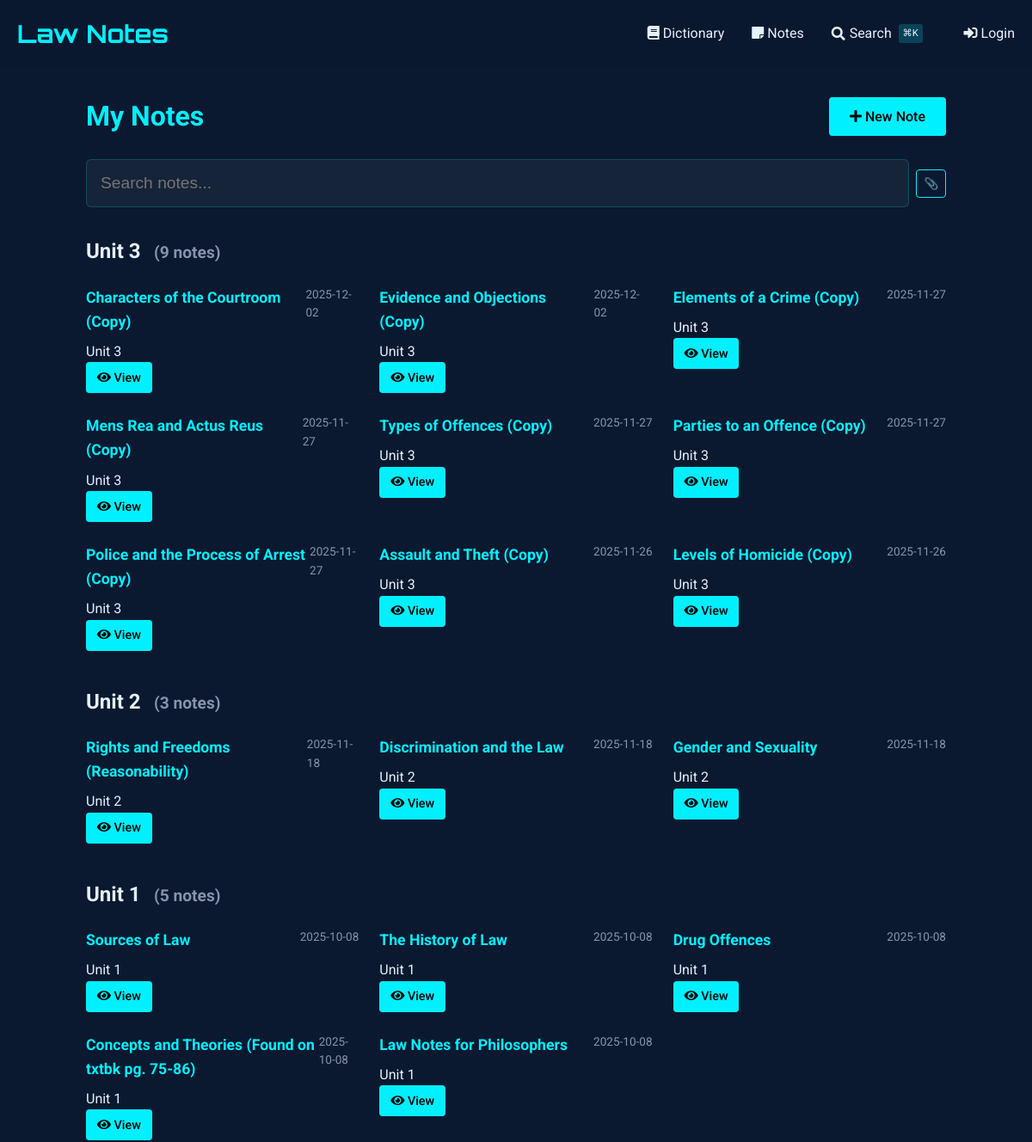
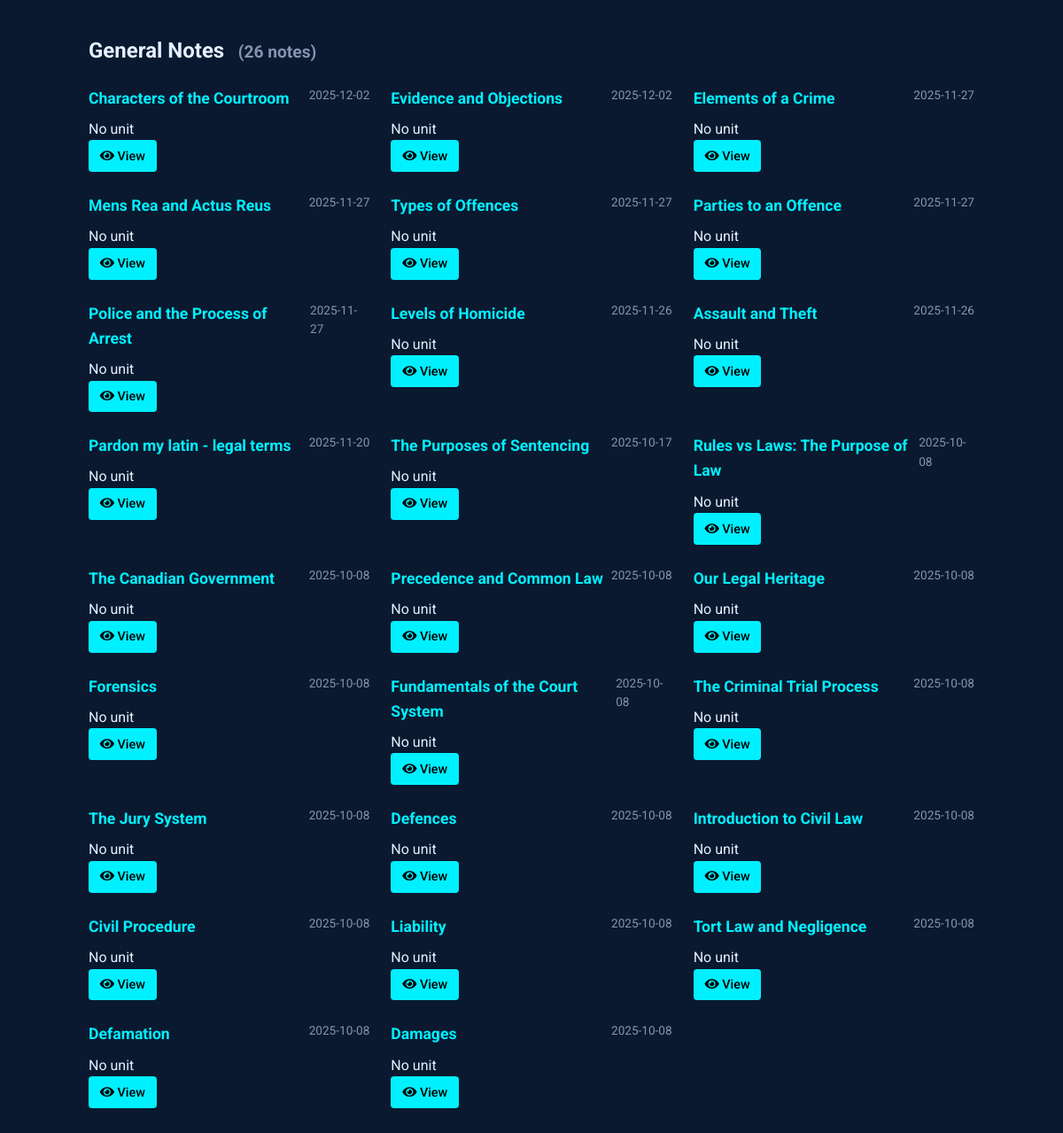
The app's page /notes with its own data (2 pictures, top to bottom).
### tables this page shows
CREATE TABLE notes (
    id INTEGER PRIMARY KEY AUTOINCREMENT,
    title TEXT NOT NULL,                -- short title for the note
    content TEXT NOT NULL,              -- the full note text
    unit_number INTEGER,                -- optional: to group with course units
    tags TEXT,                          -- comma-separated or JSON for filtering/search
    related_entries TEXT,               -- store glossary ids (e.g., "1,4,5") for cross-linking
    created_at TIMESTAMP DEFAULT CURRENT_TIMESTAMP,
    last_updated TIMESTAMP DEFAULT CURRENT_TIMESTAMP,
    views INTEGER DEFAULT 0,            -- track popularity
    is_favorite BOOLEAN DEFAULT 0,      -- quick flag for starred notes
    comments TEXT                       -- optional: your own thoughts or annotations
, has_worksheet BOOLEAN DEFAULT 0);

### notes_routes.py (the view)
@notes_bp.route('')
def index():
    db = SQL("sqlite:///notes.db")
    notes = db.execute("""
        SELECT id, title, unit_number,
               strftime('%Y-%m-%d', created_at) as created_date,
               strftime('%Y-%m-%d', last_updated) as last_updated,
               is_favorite, has_worksheet
        FROM notes
        ORDER BY
            CASE WHEN unit_number = '' OR unit_number IS NULL THEN 1 ELSE 0 END,
            CAST(unit_number AS INTEGER) DESC,
            last_updated DESC
    """)
    notes_by_unit = {}
    for note in notes:
        unit = note.get('unit_number', 'Ungrouped')
        if unit not in notes_by_unit:
            notes_by_unit[unit] = []
        notes_by_unit[unit].append(note)
    return render_template('notes/index.html',
                         notes_by_unit=notes_by_unit)

### sql.py (called while the page is built)
def _enable_logging(f):
    import logging
    import functools
    import os
    @functools.wraps(f)
    def decorator(*args, **kwargs):
        try:
            import flask
        except ModuleNotFoundError:
            return f(*args, **kwargs)
        disabled = logging.getLogger("cs50").disabled
        if flask.current_app and os.getenv("FLASK_ENV") == "development":
            logging.getLogger("cs50").disabled = False
        try:
            return f(*args, **kwargs)
        finally:
            logging.getLogger("cs50").disabled = disabled
    return decorator

    def __del__(self):
        self._disconnect()

    def _disconnect(self):
        if hasattr(_data, self._name()):
            getattr(_data, self._name()).close()
            delattr(_data, self._name())

    def _name(self):
        return str(hash(self))

        def connect(dbapi_connection, connection_record):
            try:
                if isinstance(
                    dbapi_connection, sqlite3.Connection
                ):  # If back end is sqlite
                    cursor = dbapi_connection.cursor()
                    cursor.execute("PRAGMA foreign_keys=ON")
                    cursor.close()
            except:
                pass

### templates/notes/index.html (shortened to what this page needs)
{% extends "notes/base.html" %}
{% block content %}
<div class="container" style="max-width: 1000px; margin: 0 auto;">
    <div style="display: flex; justify-content: space-between; align-items: center; margin-bottom: 1.5rem;">
        <h1 style="color: var(--primary); margin: 0;">
            My Notes
        </h1>
        <a href="{{ url_for('notes.add_note') }}" class="btn" style="background: var(--primary); color: #000; text-decoration: none; white-space: nowrap;">
            <i class="fas fa-plus"></i> New Note
        </a>
    </div>
    <div class="search-container">
        <input type="text" id="noteSearch" class="search-input" placeholder="Search notes..." autocomplete="off" style="padding-left: 1rem;">
    </div>
    <div id="notesContainer">
        {% if notes_by_unit %}
            {% for unit, notes in notes_by_unit.items() %}
                <div class="unit-section" data-unit="{{ unit or 'general' }}">
                    <h2 class="unit-header">
                        {% if unit %}
                            Unit {{ unit }}
                        {% else %}
                            General Notes
                        {% endif %}
                        <small class="unit-count" style="font-size: 0.8em; color: #8892b0; margin-left: 0.5em;">
                        </small>
                    </h2>
                    <div class="notes-grid" style="display: grid; grid-template-columns: repeat(auto-fill, minmax(300px, 1fr)); gap: 1.5rem;" data-unit="{{ unit or 'general' }}">
                        {% for note in notes %}
                            <div class="note-card"
                                 data-id="{{ note.id }}"
                                 data-title="{{ note.title|lower }}"
                                 data-content="{{ note.content|lower }}"
                                 data-unit="{{ note.unit_number or 'general' }}"
                                 data-tags="{{ note.tags|default('', true)|lower }}"
                                 data-has-worksheet="{{ 'true' if note.has_worksheet else 'false' }}"
                                 data-date="{{ (note.last_updated or note.created_date)|lower }}"
                                 data-favorite="{{ 'favorite' if note.is_favorite else '' }}">
                                <div style="display: flex; justify-content: space-between; align-items: flex-start;">
                                    <h3 style="margin: 0 0 0.5rem 0; font-size: 1.1rem; color: var(--primary);">
                                        {{ note.title }}
                                    </h3>
                                    <span class="note-date" style="color: #8892b0; font-size: 0.85rem;">
                                        {{ note.last_updated or note.created_date }}
                                    </span>
                                </div>
                                <div class="note-meta">
                                    {% if note.unit_number %}
                                        <span>Unit {{ note.unit_number }}</span>
                                    {% else %}
                                        <span>No unit</span>
                                    {% endif %}
                                </div>
                                <div class="note-actions">
                                    <a href="{{ url_for('notes.view_note', note_id=note.id) }}" class="btn" style="padding: 0.4rem 0.8rem; font-size: 0.9rem;">
                                        <i class="fas fa-eye"></i> View
                                    </a>
                                </div>
                            </div>
                        {% endfor %}
                    </div>
                </div>
            {% endfor %}
        {% endif %}
    </div>
</div>
{% endblock %}

### templates/notes/base.html (shortened to what this page needs)
{% extends "dictionary/base.html" %}

### templates/dictionary/base.html (shortened to what this page needs)
<!DOCTYPE html>
<html lang="en">
<head>
    <link href="https://cdnjs.cloudflare.com/ajax/libs/font-awesome/5.15.4/css/all.min.css" rel="stylesheet">
</head>
<body>
    <header>
        <div class="container">
            <div class="header-content">
                <a href="{{ url_for('dictionary.index') }}" class="logo">Law Notes</a>
                <nav class="nav-links">
                    <a href="{{ url_for('dictionary.index') }}" class="nav-link">
                        <i class="fas fa-book"></i> Dictionary
                    </a>
                    <a href="{{ url_for('notes.index') }}" class="nav-link">
                        <i class="fas fa-sticky-note"></i> Notes
                    </a>
                    <a href="{{ url_for('search') }}" class="nav-link" style="display: flex; align-items: center; gap: 0.3rem;">
                        <i class="fas fa-search"></i>
                        <span>Search</span>
                        <span style="font-size: 0.7rem; background: rgba(0, 240, 255, 0.2); padding: 0.1rem 0.3rem; border-radius: 3px; margin-left: 0.2rem;">⌘K</span>
                    </a>
                    {% if session.get("name") %}
                    <a href="{{ url_for('dictionary.add_entry') }}" class="nav-link" style="margin-left: 1rem;">
                        <i class="fas fa-plus"></i> Add Entry
                    </a>
                    <a href="/auth/logout" class="nav-link">
                        <i class="fas fa-sign-out-alt"></i> Logout
                    </a>
                    {% else %}
                    <a href="/auth/login" class="nav-link" style="margin-left: 1rem;">
                        <i class="fas fa-sign-in-alt"></i> Login
                    </a>
                    {% endif %}
                </nav>
            </div>
        </div>
    </header>
    <main class="container" style="padding: 2rem 0;">
        {% block content %}{% endblock %}
    </main>
</body>
</html>

### templates/dictionary/base.html (style rules this page uses)
:root { --primary: #00f0ff; --bg-dark: #0a192f; --text: #e6f1ff; --success: #2ecc71; --error: #e74c3c; }
body { font-family: 'Roboto', sans-serif; background-color: var(--bg-dark); color: var(--text); line-height: 1.6; margin: 0; padding: 0; }
.container { max-width: 1200px; margin: 0 auto; padding: 0 20px; }
header { background: rgba(10, 25, 47, 0.9); padding: 1rem 0; }
.header-content { display: flex; justify-content: space-between; align-items: center; }
.logo { font-family: 'Orbitron', sans-serif; font-size: 1.8rem; color: var(--primary); text-decoration: none; font-weight: 700; }
.nav-links { display: flex; gap: 2rem; }
.nav-link { color: var(--text); text-decoration: none; transition: color 0.3s; }
.btn { display: inline-block; padding: 0.6rem 1.5rem; background: var(--primary); color: #000; border: none; border-radius: 4px; cursor: pointer; text-decoration: none; font-weight: 500; transition: all 0.3s; }

### templates/notes/index.html (style rules this page uses)
.search-container { margin-bottom: 2rem; position: relative; }
.search-input { width: 100%; padding: 0.8rem 1rem; padding-left: 2.5rem; font-size: 1rem; background: rgba(10, 25, 47, 0.7); border: 1px solid rgba(0, 240, 255, 0.3); border-radius: 4px; color: #e6f1ff; transition: all 0.3s ease; }
.unit-section { margin-bottom: 2.5rem; }

### templates/partials/spotlight_search.html (style rules this page uses)
.search-input { width: 100%; padding: 1rem 1rem 1rem 3rem; font-size: 1.2rem; background: rgba(255, 255, 255, 0.05); border: 1px solid rgba(0, 240, 255, 0.2); border-radius: 6px; color: #e6f1ff; transition: all 0.3s ease; }

### records on screen
notes: title "Characters of the Courtroom (Copy)", last_updated "2025-12-02", unit_number "3"
notes: title "Evidence and Objections (Copy)", last_updated "2025-12-02", unit_number "3"
notes: title "Elements of a Crime (Copy)", last_updated "2025-11-27", unit_number "3"
notes: title "Mens Rea and Actus Reus (Copy)", last_updated "2025-11-27", unit_number "3"
notes: title "Types of Offences (Copy)", last_updated "2025-11-27", unit_number "3"
notes: title "Parties to an Offence (Copy)", last_updated "2025-11-27", unit_number "3"
notes: title "Police and the Process of Arrest (Copy)", last_updated "2025-11-27", unit_number "3"
notes: title "Assault and Theft (Copy)", last_updated "2025-11-26", unit_number "3"
notes: title "Levels of Homicide (Copy)", last_updated "2025-11-26", unit_number "3"
notes: title "Rights and Freedoms (Reasonability)", last_updated "2025-11-18", unit_number "2"
notes: title "Discrimination and the Law", last_updated "2025-11-18", unit_number "2"
notes: title "Gender and Sexuality", last_updated "2025-11-18", unit_number "2"
notes: title "Sources of Law", last_updated "2025-10-08", unit_number "1"
notes: title "The History of Law", last_updated "2025-10-08", unit_number "1"
notes: title "Drug Offences", last_updated "2025-10-08", unit_number "1"
notes: title "Concepts and Theories (Found on txtbk pg. 75-86)", last_updated "2025-10-08", unit_number "1"
notes: title "Law Notes for Philosophers", last_updated "2025-10-08", unit_number "1"
notes: title "Characters of the Courtroom", last_updated "2025-12-02", shows "No unit"
notes: title "Evidence and Objections", last_updated "2025-12-02", shows "No unit"
notes: title "Elements of a Crime", last_updated "2025-11-27", shows "No unit"
notes: title "Mens Rea and Actus Reus", last_updated "2025-11-27", shows "No unit"
notes: title "Types of Offences", last_updated "2025-11-27", shows "No unit"
notes: title "Parties to an Offence", last_updated "2025-11-27", shows "No unit"
notes: title "Police and the Process of Arrest", last_updated "2025-11-27", shows "No unit"
notes: title "Levels of Homicide", last_updated "2025-11-26", shows "No unit"
notes: title "Assault and Theft", last_updated "2025-11-26", shows "No unit"
notes: title "Pardon my latin - legal terms", last_updated "2025-11-20", shows "No unit"
notes: title "The Purposes of Sentencing", last_updated "2025-10-17", shows "No unit"
notes: title "Rules vs Laws: The Purpose of Law", last_updated "2025-10-08", shows "No unit"
notes: title "The Canadian Government", last_updated "2025-10-08", shows "No unit"
notes: title "Precedence and Common Law", last_updated "2025-10-08", shows "No unit"
notes: title "Our Legal Heritage", last_updated "2025-10-08", shows "No unit"
notes: title "Forensics", last_updated "2025-10-08", shows "No unit"
notes: title "Fundamentals of the Court System", last_updated "2025-10-08", shows "No unit"
notes: title "The Criminal Trial Process", last_updated "2025-10-08", shows "No unit"
notes: title "The Jury System", last_updated "2025-10-08", shows "No unit"
notes: title "Defences", last_updated "2025-10-08", shows "No unit"
notes: title "Introduction to Civil Law", last_updated "2025-10-08", shows "No unit"
notes: title "Civil Procedure", last_updated "2025-10-08", shows "No unit"
notes: title "Liability", last_updated "2025-10-08", shows "No unit"
notes: title "Tort Law and Negligence", last_updated "2025-10-08", shows "No unit"
notes: title "Defamation", last_updated "2025-10-08", shows "No unit"
notes: title "Damages", last_updated "2025-10-08", shows "No unit"

### other values on screen
{{ unit }} "3" "2" "1"
